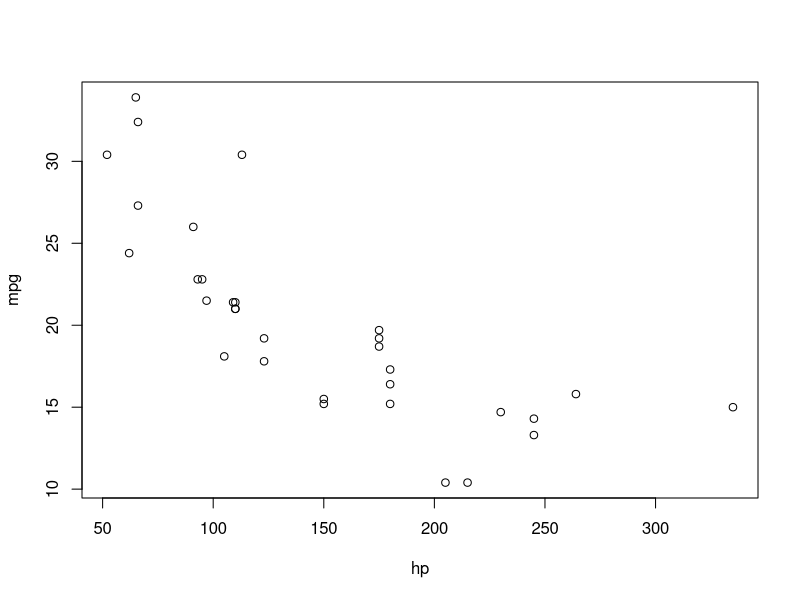

The R source for this figure:
## ---- chunk 1
plot(mpg ~ hp, data = mtcars)
## ---- chunk 2
knitr::kable(head(mtcars[,1:3]), format = "latex")
